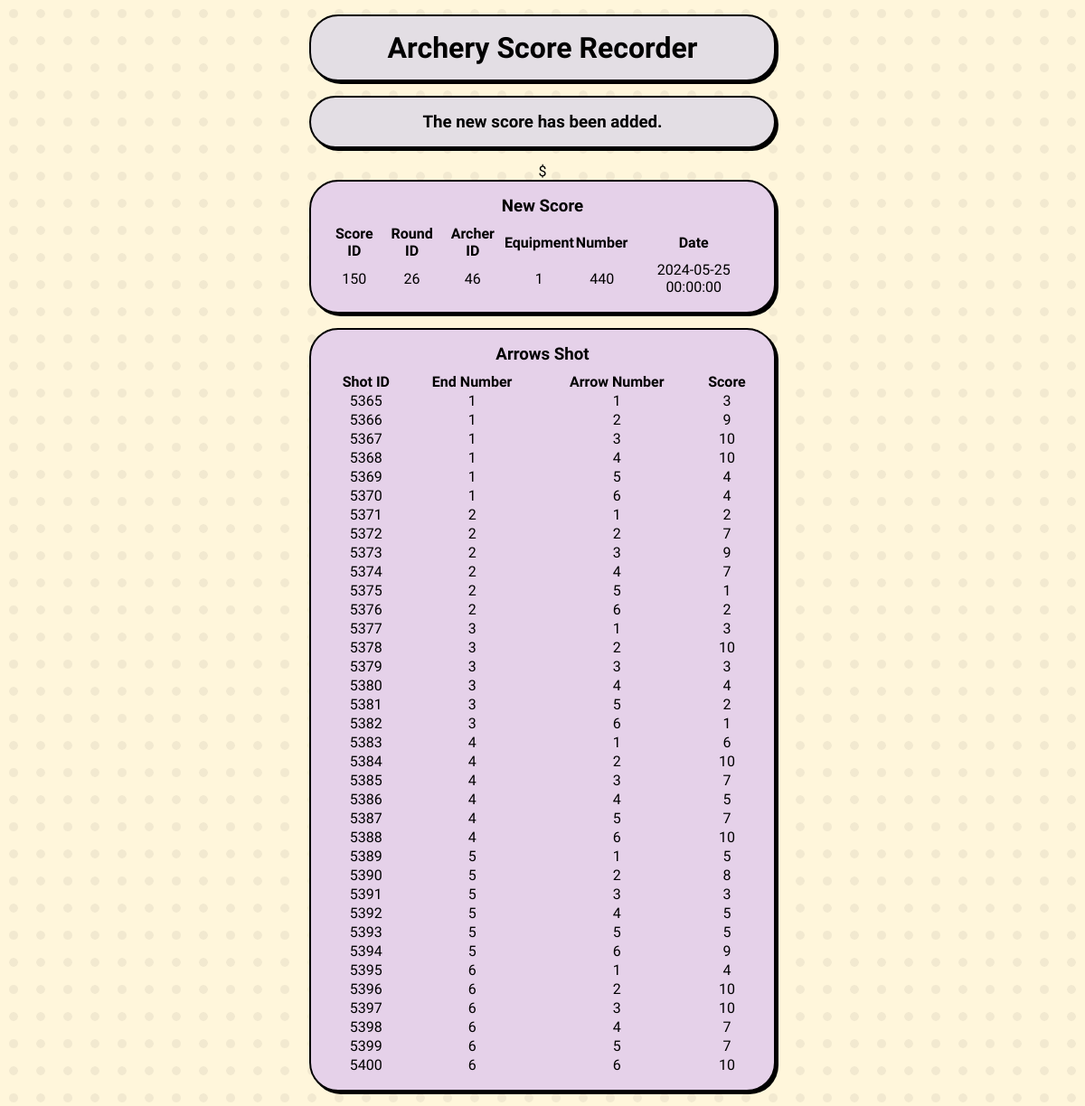
The page /website/result.php on the database its author committed.
### tables this page shows
CREATE TABLE `Score` (
  `ScoreID` int(11) NOT NULL AUTO_INCREMENT,
  `RoundID` int(11) NOT NULL,
  `ArcherID` int(11) NOT NULL,
  `EquipmentID` int(11) NOT NULL,
  `Number` int(11) DEFAULT NULL,
  `Date` datetime NOT NULL,
  PRIMARY KEY (`ScoreID`),
  FOREIGN KEY (`RoundID`) REFERENCES `Round`(`RoundID`),
  FOREIGN KEY (`ArcherID`) REFERENCES `Archer`(`ArcherID`)
);

### website/result.php (the view, shortened to what this page needs)
<!DOCTYPE html>
<html lang="en">
    <head>
        <link rel="stylesheet" href="styles.css">
    </head>
    <?php
        require_once("settings.php");
        $connection = @mysqli_connect($host, $user, $pwd, $sql_db);
        function returnRowOfDatabase($dbConnection, $websiteQuery) {
            $result = mysqli_query($dbConnection, $websiteQuery);
            $row = mysqli_fetch_row($result);
            return $row;
        }
    ?>
    <body class="body">
        <div class="form">
            <div class="title-box box">
                <h1> Archery Score Recorder </h1>
            </div>
            <div class="title-box box">
                <h3> The new score has been added. </h3>
            </div>
            <?php
                $score = returnRowOfDatabase($connection, "SELECT * FROM Score ORDER BY ScoreID DESC LIMIT 1");
                if(!$result){
                    $error = mysqli_error($connection);
                    echo "<p> $$error </p>";
                }
            ?>
            <div class='inputs-box box'>
                <h3> New Score </h3>
                <table class="table">
                    <?php
                        $result = mysqli_query($connection, 'SELECT * FROM Score ORDER BY ScoreID DESC LIMIT 1');
                        echo
                            '
                            <tbody>
                                <tr>
                                    <th>Score ID</th>
                                    <th>Round ID</th>
                                    <th>Archer ID</th>
                                    <th>Equipment</th>
                                    <th>Number</th>
                                    <th>Date</th>
                                </tr>
                        ';
                        while($details = mysqli_fetch_array($result)) {
                            echo
                                "<tr>
                                    <td> $details[ScoreID] </td>
                                    <td> $details[RoundID] </td>
                                    <td> $details[ArcherID] </td>
                                    <td> $details[EquipmentID] </td>
                                    <td> $details[Number] </td>
                                    <td> $details[Date] </td>
                                </tr>
                            ";
                        }
                    ?>
                </table>
            </div>
            <div class='inputs-box box'>
                <h3> Arrows Shot </h3>
                <table class="table">
                    <?php
                        $score = returnRowOfDatabase($connection, 'SELECT ScoreID FROM Score ORDER BY ScoreID DESC LIMIT 1');
                        $result = mysqli_query($connection, "SELECT * FROM ArrowScore WHERE ScoreID = $score[0]");
                        echo
                            '<tr>
                                <th>Shot ID</th>
                                <th>End Number</th>
                                <th>Arrow Number</th>
                                <th>Score</th>
                            </tr>
                        ';
                        while($details = mysqli_fetch_array($result)) {
                            echo
                                "<tr>
                                    <td> $details[ArrowScoreID] </td>
                                    <td> $details[EndNumber] </td>
                                    <td> $details[ArrowNumber] </td>
                                    <td> $details[Number] </td>
                                </tr>
                            ";
                        }
                    ?>
                </table>
            </div>
        </div>
    </body>
</html>

### website/styles.css (style rules this page uses)
* { margin: 0; padding: 0; }
html, body { height: 100%; }
.body { font-family: "Lexend", sans-serif; background-image: url("dotBackground.png"); background-color: #fff6dbff; }
.form { display: flex; flex-direction: column; align-items: center; justify-content: center; margin-top: 1em; }
.box { border-radius: 2em; border: 2px solid #000000; box-shadow: 3px 3px 0px 0px #000000; padding: 1em; margin-bottom: 1em; text-align: center; width: 40%; }
.title-box { background-color: rgb(227, 222, 228); }
.inputs-box { background-color: rgb(229, 209, 233); }
.table { width: 100%; margin-top: 0.5em; }

### rows shown on the page
score: ScoreID "150", RoundID "26", ArcherID "46", EquipmentID "1", Number "440", Date "2024-05-25 00:00:00"

### other values the page prints
$details[ArrowScoreID] "5365"
$details[EndNumber] "1"
$details[ArrowNumber] "1"
$details[Number] "3"
$details[ArrowScoreID] "5366"
$details[ArrowNumber] "2"
$details[Number] "9"
$details[ArrowScoreID] "5367"
$details[ArrowNumber] "3"
$details[Number] "10"
$details[ArrowScoreID] "5368"
$details[ArrowNumber] "4"
$details[ArrowScoreID] "5369"
$details[ArrowNumber] "5"
$details[Number] "4"
